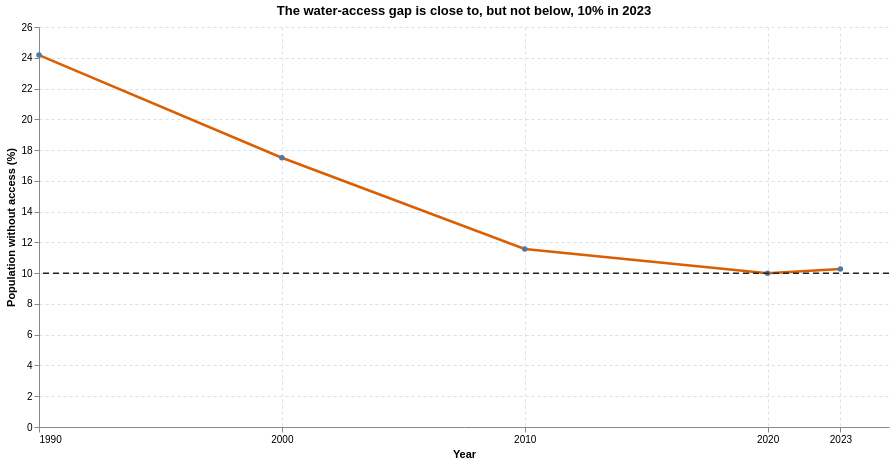

Notebook code cell kept with this figure:
### Code cell
# Test the left-behind hypothesis for the water dimension
water_population = country_population.merge(
    water,
    on=['year', 'code'],
    how='inner',
)
water_population['people_without_access_billions'] = (
    water_population['country_pop_billions']
    * (1 - water_population['water_access_pct'] / 100)
)

global_water_summary = (
    water_population.groupby('year')
    .apply(
        lambda group: pd.Series({
            'world_population_billions': group['country_pop_billions'].sum(),
            'weighted_access_pct': (
                group['country_pop_billions'].mul(group['water_access_pct']).sum()
                / group['country_pop_billions'].sum()
            ),
            'people_without_access_billions': group['people_without_access_billions'].sum(),
        }),
        include_groups=False,
    )
    .reset_index()
)
global_water_summary['without_access_pct'] = (
    100
    * global_water_summary['people_without_access_billions']
    / global_water_summary['world_population_billions']
)
global_water_summary['times_10pct_reference'] = (
    global_water_summary['without_access_pct'] / 10
)

display(global_water_summary.round(2))

latest_water = global_water_summary.loc[global_water_summary['year'].eq(2023)].iloc[0]
print(
    f"In 2023, {latest_water['without_access_pct']:.1f}% of the represented population "
    f"was without access to safe drinking water."
)
print(
    f"That is {latest_water['times_10pct_reference']:.1f} times the 10% reference group."
)

water_line = (
    alt.Chart(global_water_summary)
    .mark_line(point=True, color='#d95f02', strokeWidth=2.5)
    .encode(
        x=alt.X('year:Q', title='Year', axis=alt.Axis(values=selected_years, format='d')),
        y=alt.Y('without_access_pct:Q', title='Population without access (%)'),
        tooltip=[
            alt.Tooltip('year:O', title='Year'),
            alt.Tooltip('without_access_pct:Q', title='Without access (%)', format='.1f'),
            alt.Tooltip('weighted_access_pct:Q', title='Weighted access (%)', format='.1f'),
        ],
    )
)
water_reference = (
    alt.Chart(pd.DataFrame({'reference_pct': [10]}))
    .mark_rule(color='#222222', strokeDash=[6, 4], strokeWidth=1.5)
    .encode(y=alt.Y('reference_pct:Q', title='Population without access (%)'))
)
water_gap_chart = (
    (water_line + water_reference)
    .properties(
        width=850,
        height=400,
        title='The water-access gap is close to, but not below, 10% in 2023',
    )
    .configure_view(stroke=None)
    .configure_axis(grid=True, gridColor='#d9e2ec', gridDash=[3, 3])
)
display(water_gap_chart)

### Figure 1 — Vega-Lite specification as saved in the notebook (floating-point values rounded to 4 significant figures)
{"config": {"view": {"continuousWidth": 300, "continuousHeight": 300, "stroke": null}, "axis": {"grid": true, "gridColor": "#d9e2ec", "gridDash": [3, 3]}}, "layer": [{"data": {"name": "data-5130b568887a165a95a5bdffa75efed8"}, "mark": {"type": "line", "color": "#d95f02", "point": true, "strokeWidth": 2.5}, "encoding": {"tooltip": [{"field": "year", "title": "Year", "type": "ordinal"}, {"field": "without_access_pct", "format": ".1f", "title": "Without access (%)", "type": "quantitative"}, {"field": "weighted_access_pct", "format": ".1f", "title": "Weighted access (%)", "type": "quantitative"}], "x": {"axis": {"format": "d", "values": [1990, 2000, 2010, 2020, 2023]}, "field": "year", "title": "Year", "type": "quantitative"}, "y": {"field": "without_access_pct", "title": "Population without access (%)", "type": "quantitative"}}}, {"data": {"name": "data-09eb6a9ce9c3b4dadd546e65b7c4c68a"}, "mark": {"type": "rule", "color": "#222222", "strokeDash": [6, 4], "strokeWidth": 1.5}, "encoding": {"y": {"field": "reference_pct", "title": "Population without access (%)", "type": "quantitative"}}}], "height": 400, "title": "The water-access gap is close to, but not below, 10% in 2023", "width": 850, "$schema": "https://vega.github.io/schema/vega-lite/v6.4.1.json", "datasets": {"data-5130b568887a165a95a5bdffa75efed8": [{"year": 1990, "world_population_billions": 4.769, "weighted_access_pct": 75.82, "people_without_access_billions": 1.153, "without_access_pct": 24.18, "times_10pct_reference": 2.418}, {"year": 2000, "world_population_billions": 6.083, "weighted_access_pct": 82.5, "people_without_access_billions": 1.064, "without_access_pct": 17.5, "times_10pct_reference": 1.75}, {"year": 2010, "world_population_billions": 6.917, "weighted_access_pct": 88.43, "people_without_access_billions": 0.8004, "without_access_pct": 11.57, "times_10pct_reference": 1.157}, {"year": 2020, "world_population_billions": 7.815, "weighted_access_pct": 90.01, "people_without_access_billions": 0.7808, "without_access_pct": 9.991, "times_10pct_reference": 0.9991}, {"year": 2023, "world_population_billions": 8.025, "weighted_access_pct": 89.73, "people_without_access_billions": 0.8244, "without_access_pct": 10.27, "times_10pct_reference": 1.027}], "data-09eb6a9ce9c3b4dadd546e65b7c4c68a": [{"reference_pct": 10}]}}
